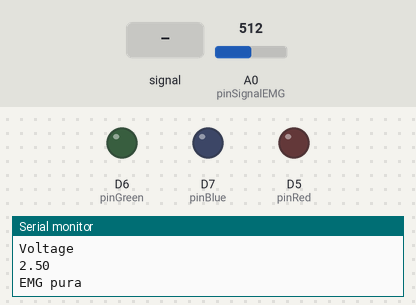
Bench run of a sketch on a simulated ESP8266 (NodeMCU). Parts: output pins drawn as LEDs (lit = HIGH), the last lines printed to the serial monitor. Inputs (shaded band) come from the test bench; at power-on: A0 (pinSignalEMG) = 512.

Above: at 1.2 s.
1.3 s: A0 (pinSignalEMG) fed a 200 Hz sine of ±460 counts around its level
At 1.9 s:
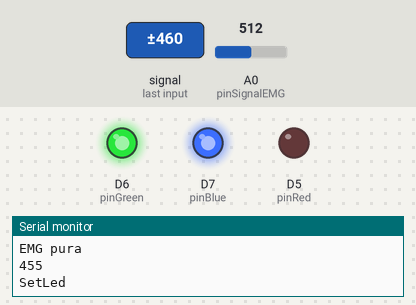
4.3 s: A0 (pinSignalEMG) set to 716
At 4.7 s:
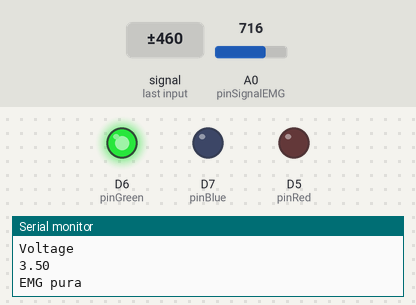
11.8 s: A0 (pinSignalEMG) set to 90
13.3 s: A0 (pinSignalEMG) set to 74
At 14.0 s:
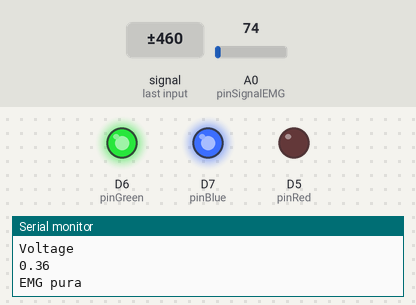
Timing chart, 0 to 16.3 s (numbered marks = the images above; inputs shaded):
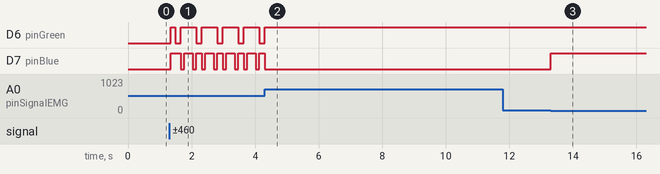

Measured:
- the behaviour switches between 82 and 81 on A0 (pinSignalEMG) (found by bisection; images 2 and 3)
- after the input at 1.3 s, D6 (pinGreen): LOW → HIGH after 0.05 s, then repeats every 0.66 s: LOW 0.18 s, HIGH 0.48 s; D7 (pinBlue): LOW → HIGH after 0.05 s, then repeats every 0.66 s: LOW 0.11 s, HIGH 0.27 s, LOW 0.11 s, HIGH 0.18 s
- after the input at 4.3 s, D6 (pinGreen): goes on until 4.3 s, then stays HIGH; D7 (pinBlue): goes on until 4.3 s, then stays LOW
- after the input at 13.3 s, D7 (pinBlue): LOW → HIGH at once

The sketch:

EMG2.ino
```cpp
#include <ESP8266WiFi.h>
/*Pines Analogos*/
const int pinSignalEMG = A0;
/*Pines Digitales*/
const int pinRed = D5;
const int pinGreen = D6;
const int pinBlue = D7;


void setup()
{
  Serial.begin(9600);

  pinMode(pinRed, OUTPUT);
  pinMode(pinGreen, OUTPUT);
  pinMode(pinBlue, OUTPUT);
}

void loop()
{
  /*Capturamos señal analoga del sensor*/
  int  EMG = analogRead(pinSignalEMG);

  /*Divide el máximo valor de voltage entre el máximo valor del sensor y lo multiplica por el valor de la señal EMG*/
  float voltageA0 = (float)(EMG * (5.0 / 1023.0));


  if (voltageA0 > 0.10 && voltageA0 < 0.20)
  {
    setLed(1);
  }
  if (voltageA0 > 0.20 && voltageA0 < 0.40)
  {
    setLed(2);
  }
  if (voltageA0 > 0.40 && voltageA0 < 0.60)
  {
    setLed(3);
  }
  if (voltageA0 > 0.60 && voltageA0 < 1)
  {
    setLed(4);
  }

  if (voltageA0 <= 0.10 )
  {
    setLed(0);
  }

  Serial.println("Voltage");
  Serial.println(voltageA0);
  Serial.println("EMG pura");
  Serial.println(EMG);

delay(5);

}


void setLed(int option)
{
  Serial.println("SetLed");
  Serial.println(option);


/*Recordar que el Led es Anodo Comun, su tabla de verdad es inversa*/
  switch (option) {
    case 0:
      // Blanco
      digitalWrite(pinRed, LOW);
      digitalWrite(pinGreen, LOW);
      digitalWrite(pinBlue, LOW);

      break;
    case 1:
      // Azul
      digitalWrite(pinRed, HIGH);
      digitalWrite(pinGreen, HIGH);
      digitalWrite(pinBlue, LOW);


      break;
    case 2:
      // Rojo
      digitalWrite(pinRed, LOW);
      digitalWrite(pinGreen, HIGH);
      digitalWrite(pinBlue, HIGH);


      break;
    case 3:
      //Violeta
      digitalWrite(pinRed, LOW);
      digitalWrite(pinGreen, HIGH);
      digitalWrite(pinBlue, LOW);


      break;
    case 4:
      //Amarillo
      digitalWrite(pinRed, LOW);
      digitalWrite(pinGreen, LOW);
      digitalWrite(pinBlue, HIGH);


      break;


  }

}
```
